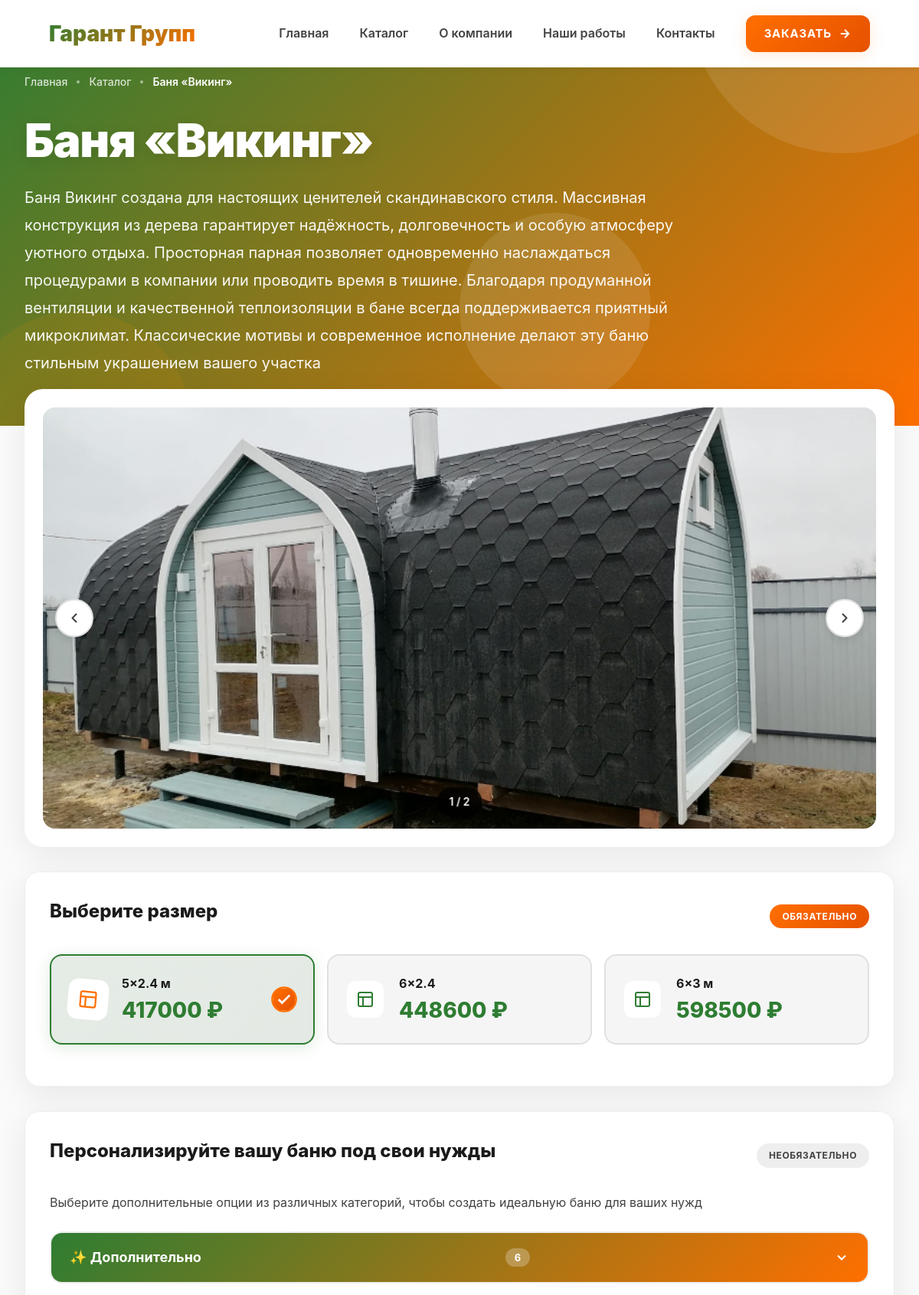
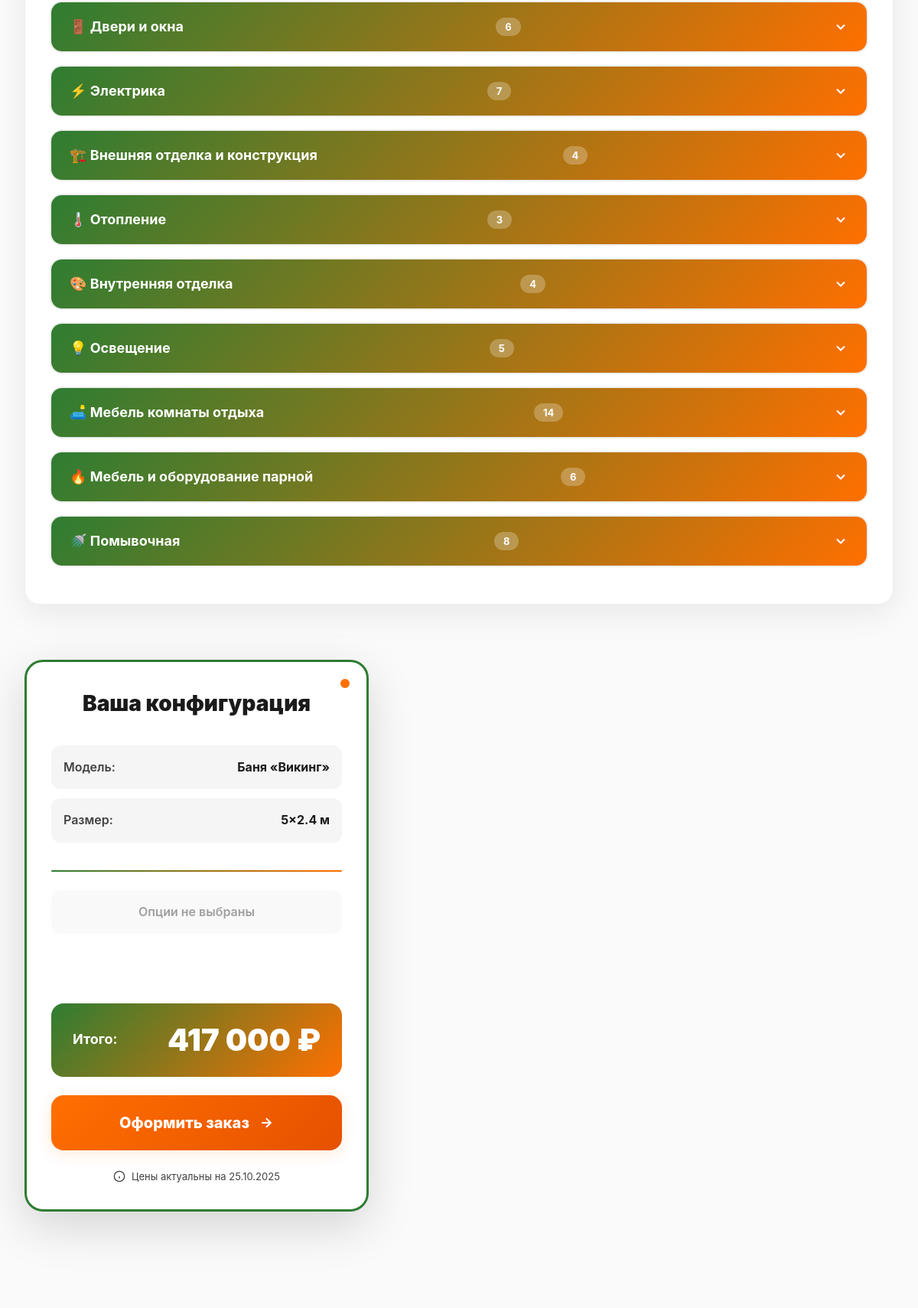
The page /product/6/ (upper part) on the database its author committed (2 pictures, top to bottom).
### shop/models.py (models this page shows, shortened)
class Product(models.Model):
    title = models.CharField('Название', max_length=200, db_index=True)
    price = models.DecimalField('Цена', max_digits=10, decimal_places=0)
    description = models.TextField('Описание')
    image = models.ImageField('Главное изображение', upload_to='products/', blank=True, null=True)
    class Meta:
        verbose_name = 'Товар'
        verbose_name_plural = 'Товары'
        indexes = [
            models.Index(fields=['title']),
        ]

class ProductPrice(models.Model):
    product = models.ForeignKey(
        Product,
        on_delete=models.CASCADE,
        related_name='prices',
        verbose_name='Товар'
    )
    name = models.CharField('Название размера/услуги', max_length=200)
    price = models.DecimalField('Цена', max_digits=10, decimal_places=0)
    description = models.TextField('Описание размера', blank=True)
    order = models.PositiveIntegerField('Порядок', default=0, db_index=True)
    class Meta:
        verbose_name = 'Цена товара'
        verbose_name_plural = 'Цены товара'
        ordering = ['order', 'price']
        indexes = [
            models.Index(fields=['product', 'order']),
        ]

### shop/views.py (the view)
# urls.py: path('product/<int:pk>/', views.product_detail, name='product_detail'),
def product_detail(request, pk):
    cache_key = f'product_detail_{pk}'
    cached_data = cache.get(cache_key)
    if cached_data:
        context = cached_data
    else:
        product = get_object_or_404(
            Product.objects
            .select_related()
            .prefetch_related(
                Prefetch('prices', queryset=ProductPrice.objects.order_by('order')),
                Prefetch('images', queryset=ProductImage.objects.order_by('order'))
            ),
            pk=pk
        )
        prices = product.prices.all()
        options_by_category = get_grouped_options()
        context = {
            'product': product,
            'prices': prices,
            'options_by_category': options_by_category,
        }
        cache.set(cache_key, context, 60 * 15)  # 15 минут
    return render(request, 'shop/product_detail.html', context)

### shop/models.py (called while the page is built)
    @cached_property
    def formatted_price(self):
        return f"{self.price:,} ₽".replace(',', ' ')

### shop/views.py (called while the page is built)
def get_grouped_options():
    cached_data = cache.get('global_options_grouped')
    if cached_data:
        return cached_data
    global_options = GlobalOption.objects.filter(is_active=True).select_related().order_by('category', 'order', 'name')
    options_by_category = defaultdict(lambda: {'name': '', 'options': []})
    for option in global_options:
        category_key = option.category
        if not options_by_category[category_key]['name']:
            options_by_category[category_key]['name'] = option.get_category_display()
        options_by_category[category_key]['options'].append(option)
    result = dict(options_by_category)
    cache.set('global_options_grouped', result, 60 * 15)  # 15 минут
    return result

### templates/shop/product_detail.html (shortened to what this page needs)
{% extends 'base.html' %}
{% load static %}
{% block content %}
<div class="product-page">
    <div class="hero-section">
        <div class="hero-bg-animation">
            <div class="floating-shape shape-1"></div>
            <div class="floating-shape shape-2"></div>
            <div class="floating-shape shape-3"></div>
        </div>
        <div class="container">
            <nav class="breadcrumb-nav">
                <a href="{% url 'index' %}" class="breadcrumb-link">Главная</a>
                <span class="breadcrumb-divider"></span>
                <a href="{% url 'catalog' %}" class="breadcrumb-link">Каталог</a>
                <span class="breadcrumb-divider"></span>
                <span class="breadcrumb-current">{{ product.title }}</span>
            </nav>
            <div class="hero-content">
                <h1 class="hero-title">{{ product.title }}</h1>
                <p class="hero-description">{{ product.description }}</p>
            </div>
        </div>
    </div>
    <div class="container">
        <div class="product-layout">
            <div class="product-left">
                <div class="gallery-carousel">
                    {% if product.image %}
                    <div class="carousel-wrapper">
                        <button class="carousel-arrow carousel-arrow-left" id="carouselPrev">
                            <svg width="20" height="20" viewBox="0 0 24 24" fill="none" stroke="currentColor" stroke-width="2.5" stroke-linecap="round" stroke-linejoin="round">
                                <path d="M15 18l-6-6 6-6"/>
                            </svg>
                        </button>
                        <div class="carousel-image-wrapper">
                            <img src="{{ product.image.url }}" alt="{{ product.title }}" class="carousel-main-image" id="carouselMainImage">
                        </div>
                        <button class="carousel-arrow carousel-arrow-right" id="carouselNext">
                            <svg width="20" height="20" viewBox="0 0 24 24" fill="none" stroke="currentColor" stroke-width="2.5" stroke-linecap="round" stroke-linejoin="round">
                                <path d="M9 18l6-6-6-6"/>
                            </svg>
                        </button>
                        <div class="carousel-counter">
                            <span id="currentImageIndex">1</span> / <span id="totalImages">1</span>
                        </div>
                    </div>
                    {% endif %}
                </div>
                <div class="config-card animate-on-scroll">
                    <div class="card-header">
                        <h3 class="card-title">Выберите размер</h3>
                        <span class="required-badge">Обязательно</span>
                    </div>
                    <div class="size-grid">
                        {% for price in prices %}
                        <label class="size-card">
                            <div class="size-card-inner">
                                <div class="size-icon">
                                    <svg width="24" height="24" viewBox="0 0 24 24" fill="none" stroke="currentColor" stroke-width="2">
                                        <rect x="3" y="3" width="18" height="18" rx="2"/>
                                        <path d="M3 9h18M9 21V9"/>
                                    </svg>
                                </div>
                                <div class="size-info">
                                    <span class="size-name">{{ price.name }}</span>
                                    <span class="size-price">{{ price.price|floatformat:0 }} ₽</span>
                                </div>
                                <div class="size-check">
                                    <svg width="18" height="18" viewBox="0 0 24 24" fill="none" stroke="currentColor" stroke-width="3">
                                        <polyline points="20 6 9 17 4 12"/>
                                    </svg>
                                </div>
                            </div>
                        </label>
                        {% empty %}
                        <p class="empty-message">Нет доступных размеров</p>
                        {% endfor %}
                    </div>
                </div>
                {% if options_by_category %}
                <div class="config-card animate-on-scroll">
                    <div class="card-header">
                        <h3 class="card-title">Персонализируйте вашу баню под свои нужды</h3>
                        <span class="optional-badge">Необязательно</span>
                    </div>
                    <p class="card-subtitle">
                        Выберите дополнительные опции из различных категорий, чтобы создать идеальную баню для ваших нужд
                    </p>
                    {% for category_key, category_data in options_by_category.items %}
                    <div class="category-accordion">
                        <button class="accordion-trigger" onclick="toggleAccordion('{{ category_key }}')">
                            <span class="accordion-title">{{ category_data.name }}</span>
                            <span class="accordion-count">{{ category_data.options|length }}</span>
                            <span class="accordion-icon">
                                <svg width="20" height="20" viewBox="0 0 24 24" fill="none" stroke="currentColor" stroke-width="2.5">
                                    <polyline points="6 9 12 15 18 9"/>
                                </svg>
                            </span>
                        </button>
                    </div>
                    {% endfor %}
                </div>
                {% endif %}
            </div>
            <div class="product-right">
                <div class="summary-sticky">
                    <div class="summary-header">
                        <h3 class="summary-title">Ваша конфигурация</h3>
                        <div class="summary-pulse"></div>
                    </div>
                    <div class="summary-body">
                        <div class="summary-item">
                            <span class="item-label">Модель:</span>
                            <span class="item-value">{{ product.title }}</span>
                        </div>
                        <div class="summary-item">
                            <span class="item-label">Размер:</span>
                            <span class="item-value" id="selectedSize">-</span>
                        </div>
                        <div class="summary-divider"></div>
                        <div id="selectedOptions" class="options-summary">
                        </div>
                    </div>
                    <div class="summary-total">
                        <span class="total-label">Итого:</span>
                        <span class="total-price" id="totalPrice">0 ₽</span>
                    </div>
                    <button class="order-btn" id="btnOrder">
                        <span class="btn-text">Оформить заказ</span>
                        <span class="btn-icon">
                            <svg width="20" height="20" viewBox="0 0 24 24" fill="none" stroke="currentColor" stroke-width="2.5">
                                <line x1="5" y1="12" x2="19" y2="12"/>
                                <polyline points="12 5 19 12 12 19"/>
                            </svg>
                        </span>
                    </button>
                    <div class="summary-footer">
                        <svg width="16" height="16" viewBox="0 0 24 24" fill="none" stroke="currentColor" stroke-width="2">
                            <circle cx="12" cy="12" r="10"/>
                            <path d="M12 16v-4M12 8h.01"/>
                        </svg>
                        <span>Цены актуальны на {% now "d.m.Y" %}</span>
                    </div>
                </div>
            </div>
        </div>
    </div>
</div>
{% endblock %}

### static/css/style.css (style rules this page uses)
:root { --green-primary: #2E7D32; --green-dark: #1B5E20; --green-light: #4CAF50; --green-ultra-light: #E8F5E9; --orange-primary: #FF6F00; --orange-dark: #E65100; --orange-light: #FF8F00; --orange-ultra-light: #FFF3E0; --white: #FFFFFF; --off-white: #FAFAFA; --gray-50: #F5F5F5; --gray-100: #EEEEEE; --gray-200: #E0E0E0; --gray-300: #BDBDBD; --gray-400: #9E9E9E; --gray-600: #757575; --gray-700: #424242; --gray-800: #2D2D2D; --gray-900: #1A1A1A; --gradient-green: linear-gradient(135deg, var(--green-primary), var(--green-dark)); --gradient-orange: linear-gradient(135deg, var(--orange-primary), var(--orange-dark)); --gradient-mixed: linear-gradient(135deg, var(--green-primary), var(--orange-primary)); --gradient-mixed-reverse: linear-gradient(135deg, var(--orange-primary), var(--green-primary)); --shadow-green: 0 4px 20px rgba(46, 125, 50, 0.15); --shadow-orange: 0 4px 20px rgba(255, 111, 0, 0.15); --shadow-sm: 0 2px 8px rgba(0, 0, 0, 0.06); --shadow-md: 0 4px 16px rgba(0, 0, 0, 0.08); --shadow-lg: 0 10px 40px rgba(0, 0, 0, 0.08); --shadow-xl: 0 20px 60px rgba(0, 0, 0, 0.12); --transition-fast: all 0.2s ease; --transition-smooth: all 0.4s cubic-bezier(0.4, 0, 0.2, 1); --transition-bounce: all 0.6s cubic-bezier(0.68, -0.55, 0.265, 1.55); --radius-sm: 8px; --radius-md: 12px; --radius-lg: 16px; --radius-xl: 20px; --radius-2xl: 24px; --radius-full: 9999px; --spacing-xs: 0.5rem; --spacing-sm: 1rem; --spacing-md: 1.5rem; --spacing-lg: 2rem; --spacing-xl: 3rem; --spacing-2xl: 4rem; }
* { margin: 0; padding: 0; box-sizing: border-box; }
html { scroll-behavior: smooth; font-size: 16px; }
body { font-family: -apple-system, BlinkMacSystemFont, 'Segoe UI', Roboto, 'Helvetica Neue', Arial, sans-serif; background: var(--off-white); color: var(--gray-900); line-height: 1.6; overflow-x: hidden; }
img { max-width: 100%; height: auto; display: block; }
a { text-decoration: none; color: inherit; transition: var(--transition-smooth); }
button { cursor: pointer; border: none; background: none; font-family: inherit; }
.container { max-width: 1400px; margin: 0 auto; padding: 0 2rem; position: relative; }
.floating-shape { position: absolute; border-radius: 50%; background: var(--white); animation: float 20s infinite ease-in-out; }
.shape-1 { width: 400px; height: 400px; top: -200px; right: -100px; animation-delay: 0s; }
.shape-2 { width: 300px; height: 300px; bottom: -150px; left: -50px; background: var(--orange-light); animation-delay: 5s; }
.shape-3 { width: 250px; height: 250px; top: 50%; left: 50%; animation-delay: 10s; }
.hero-content { position: relative; z-index: 1; max-width: 800px; animation: fadeInUp 0.8s ease-out 0.2s both; }
.hero-title { font-size: clamp(2.5rem, 5vw, 4rem); font-weight: 900; color: var(--white); margin-bottom: 1rem; letter-spacing: -0.02em; text-shadow: 0 4px 20px rgba(0, 0, 0, 0.1); line-height: 1.1; }
.btn-icon { display: flex; transition: var(--transition-smooth); }
.card-title { font-size: 1.5rem; font-weight: 800; color: var(--gray-900); margin-bottom: 0.75rem; }
.size-price { font-size: clamp(1.25rem, 3vw, 1.75rem) !important; font-weight: var(--font-weight-bold); color: var(--color-primary); white-space: normal !important; word-break: break-word !important; overflow-wrap: break-word !important; line-height: 1.3; overflow: visible !important; }
.size-card { overflow: visible !important; min-height: 140px; }
.summary-total { overflow: visible !important; }
[class*="price"], .summary-total-price, .size-price, .card-price { overflow: visible !important; text-overflow: clip !important; white-space: normal !important; word-break: break-word !important; }
@media (min-width: 1024px) { .product-right { min-width: 400px; max-width: 450px; } }
* [class*="price"] { overflow: visible !important; white-space: normal !important; word-wrap: break-word !important; }
.summary-total, .size-card, .product-right { overflow: visible !important; }

### rows shown on the page
Product: title "Баня «Викинг»", description "Баня Викинг создана для настоящих ценителей скандинавского стиля. Массивная конструкция из дерева гарантирует надёжность, долговечность и особую атмосферу уютного отдыха. Просторная парная позволяет одновременно наслаждаться процедурами в компании или проводить время в тишине. Благодаря продуманной вентиляции и качественной теплоизоляции в бане всегда поддерживается приятный микроклимат. Классические мотивы и современное исполнение делают эту баню стильным украшением вашего участка", image (picture)
ProductPrice: name "5×2.4 м", price "417000"
ProductPrice: name "6×2.4", price "448600"
ProductPrice: name "6×3 м", price "598500"

### other values the page prints
{{ category_data.name }} "✨ Дополнительно" "🚪 Двери и окна" "⚡ Электрика" "🏗️ Внешняя отделка и конструкция" "🌡️ Отопление" "🎨 Внутренняя отделка" "💡 Освещение" "🛋️ Мебель комнаты отдыха" "🔥 Мебель и оборудование парной" "🚿 Помывочная"
{{ category_data.options|length }} "6" "6" "7" "4" "3" "4" "5" "14" "6" "8"
